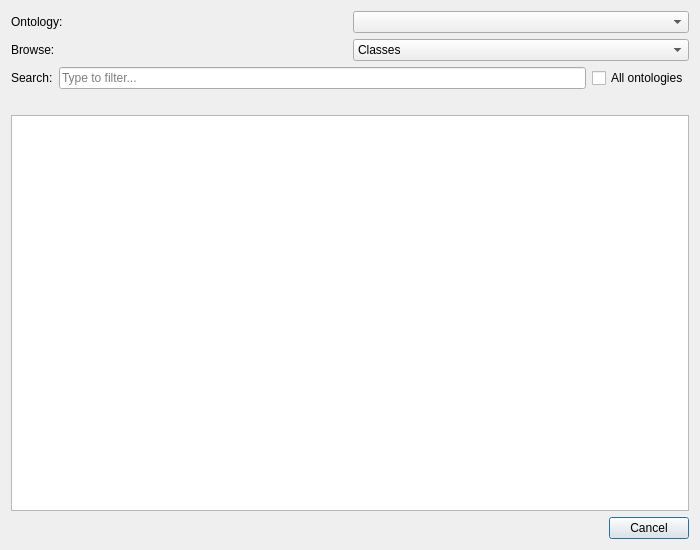
<?xml version="1.0" encoding="UTF-8"?>
<ui version="4.0">
 <class>SimpleOntologyBrowser</class>
 <widget class="QDialog" name="SimpleOntologyBrowser">
  <property name="geometry">
   <rect>
    <x>0</x>
    <y>0</y>
    <width>700</width>
    <height>550</height>
   </rect>
  </property>
  <property name="windowTitle">
   <string>Browse Ontology</string>
  </property>
  <property name="modal">
   <bool>true</bool>
  </property>
  <layout class="QVBoxLayout" name="mainLayout">
   <item>
    <layout class="QHBoxLayout" name="ontologyLayout">
     <item>
      <widget class="QLabel" name="ontologyLabel">
       <property name="text">
        <string>Ontology:</string>
       </property>
      </widget>
     </item>
     <item>
      <widget class="QComboBox" name="ontology_combo"/>
     </item>
    </layout>
   </item>
   <item>
    <layout class="QHBoxLayout" name="modeLayout">
     <item>
      <widget class="QLabel" name="modeLabel">
       <property name="text">
        <string>Browse:</string>
       </property>
      </widget>
     </item>
     <item>
      <widget class="QComboBox" name="mode_combo">
       <item>
        <property name="text">
         <string>Classes</string>
        </property>
       </item>
       <item>
        <property name="text">
         <string>Properties</string>
        </property>
       </item>
      </widget>
     </item>
    </layout>
   </item>
   <item>
    <layout class="QHBoxLayout" name="searchLayout">
     <item>
      <widget class="QLabel" name="searchLabel">
       <property name="text">
        <string>Search:</string>
       </property>
      </widget>
     </item>
     <item>
      <widget class="QLineEdit" name="search_edit">
       <property name="placeholderText">
        <string>Type to filter...</string>
       </property>
      </widget>
     </item>
     <item>
      <widget class="QCheckBox" name="search_all_check">
       <property name="text">
        <string>All ontologies</string>
       </property>
       <property name="toolTip">
        <string>Search across all loaded ontologies</string>
       </property>
      </widget>
     </item>
    </layout>
   </item>
   <item>
    <widget class="QLabel" name="match_count_label">
     <property name="text">
      <string></string>
     </property>
     <property name="alignment">
      <set>Qt::AlignRight</set>
     </property>
    </widget>
   </item>
   <item>
    <widget class="QListWidget" name="results_list"/>
   </item>
   <item>
    <layout class="QHBoxLayout" name="buttonLayout">
     <item>
      <spacer name="buttonSpacer">
       <property name="orientation">
        <enum>Qt::Horizontal</enum>
       </property>
       <property name="sizeHint" stdset="0">
        <size>
         <width>40</width>
         <height>20</height>
        </size>
       </property>
      </spacer>
     </item>
     <item>
      <widget class="QPushButton" name="cancelButton">
       <property name="text">
        <string>Cancel</string>
       </property>
      </widget>
     </item>
    </layout>
   </item>
  </layout>
 </widget>
 <resources/>
 <connections/>
</ui>
